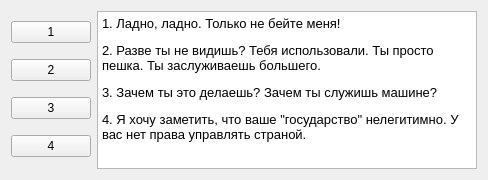
<?xml version="1.0" encoding="UTF-8"?>
<ui version="4.0">
 <class>Form</class>
 <widget class="QWidget" name="Form">
  <property name="geometry">
   <rect>
    <x>0</x>
    <y>0</y>
    <width>488</width>
    <height>180</height>
   </rect>
  </property>
  <property name="windowTitle">
   <string>Form</string>
  </property>
  <layout class="QGridLayout" name="gridLayout">
   <item row="0" column="0">
    <layout class="QHBoxLayout" name="horizontalLayout">
     <item>
      <layout class="QVBoxLayout" name="verticalLayout">
       <item>
        <widget class="QPushButton" name="answ_one_btn">
         <property name="text">
          <string>1</string>
         </property>
        </widget>
       </item>
       <item>
        <widget class="QPushButton" name="answ_three_btn">
         <property name="text">
          <string>2</string>
         </property>
        </widget>
       </item>
       <item>
        <widget class="QPushButton" name="answ_two_btn">
         <property name="text">
          <string>3</string>
         </property>
        </widget>
       </item>
       <item>
        <widget class="QPushButton" name="answ_four_btn">
         <property name="text">
          <string>4</string>
         </property>
        </widget>
       </item>
      </layout>
     </item>
     <item>
      <widget class="QTextBrowser" name="textBrowser">
       <property name="html">
        <string>&lt;!DOCTYPE HTML PUBLIC &quot;-//W3C//DTD HTML 4.0//EN&quot; &quot;http://www.w3.org/TR/REC-html40/strict.dtd&quot;&gt;
&lt;html&gt;&lt;head&gt;&lt;meta name=&quot;qrichtext&quot; content=&quot;1&quot; /&gt;&lt;style type=&quot;text/css&quot;&gt;
p, li { white-space: pre-wrap; }
&lt;/style&gt;&lt;/head&gt;&lt;body style=&quot; font-family:'MS Shell Dlg 2'; font-size:8.25pt; font-weight:400; font-style:normal;&quot;&gt;
&lt;p style=&quot; margin-top:12px; margin-bottom:12px; margin-left:0px; margin-right:0px; -qt-block-indent:0; text-indent:0px;&quot;&gt;&lt;span style=&quot; font-size:10pt;&quot;&gt;1. Ладно, ладно. Только не бейте меня! &lt;/span&gt;&lt;/p&gt;
&lt;p style=&quot; margin-top:12px; margin-bottom:12px; margin-left:0px; margin-right:0px; -qt-block-indent:0; text-indent:0px;&quot;&gt;&lt;span style=&quot; font-size:10pt;&quot;&gt;2. Разве ты не видишь? Тебя использовали. Ты просто пешка. Ты заслуживаешь большего. &lt;/span&gt;&lt;/p&gt;
&lt;p style=&quot; margin-top:12px; margin-bottom:12px; margin-left:0px; margin-right:0px; -qt-block-indent:0; text-indent:0px;&quot;&gt;&lt;span style=&quot; font-size:10pt;&quot;&gt;3. Зачем ты это делаешь? Зачем ты служишь машине? &lt;/span&gt;&lt;/p&gt;
&lt;p style=&quot; margin-top:12px; margin-bottom:12px; margin-left:0px; margin-right:0px; -qt-block-indent:0; text-indent:0px;&quot;&gt;&lt;span style=&quot; font-size:10pt;&quot;&gt;4. Я хочу заметить, что ваше &amp;quot;государство&amp;quot; нелегитимно. У вас нет права управлять страной.&lt;/span&gt;&lt;/p&gt;&lt;/body&gt;&lt;/html&gt;</string>
       </property>
      </widget>
     </item>
    </layout>
   </item>
  </layout>
 </widget>
 <resources/>
 <connections/>
</ui>
